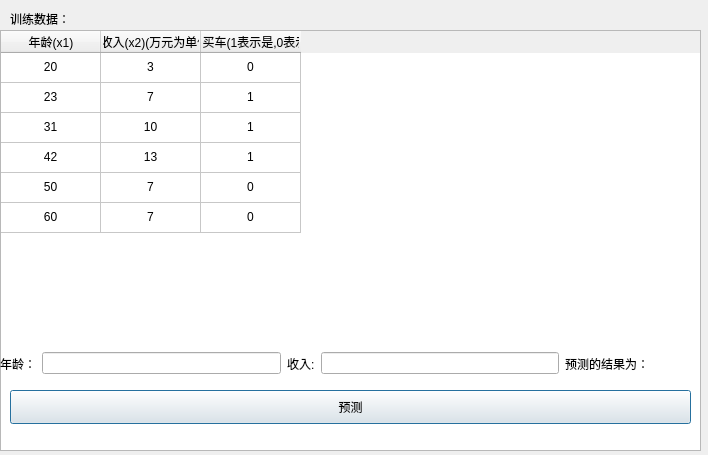
<?xml version="1.0" encoding="UTF-8"?>
<ui version="4.0">
 <class>Dialog</class>
 <widget class="QDialog" name="Dialog">
  <property name="geometry">
   <rect>
    <x>0</x>
    <y>0</y>
    <width>708</width>
    <height>455</height>
   </rect>
  </property>
  <property name="sizePolicy">
   <sizepolicy hsizetype="Preferred" vsizetype="Expanding">
    <horstretch>20</horstretch>
    <verstretch>0</verstretch>
   </sizepolicy>
  </property>
  <property name="windowTitle">
   <string>Dialog</string>
  </property>
  <property name="sizeGripEnabled">
   <bool>false</bool>
  </property>
  <widget class="QTableWidget" name="tableWidget">
   <property name="geometry">
    <rect>
     <x>0</x>
     <y>30</y>
     <width>701</width>
     <height>421</height>
    </rect>
   </property>
   <property name="sizePolicy">
    <sizepolicy hsizetype="Expanding" vsizetype="Expanding">
     <horstretch>100</horstretch>
     <verstretch>10</verstretch>
    </sizepolicy>
   </property>
   <property name="minimumSize">
    <size>
     <width>100</width>
     <height>0</height>
    </size>
   </property>
   <property name="maximumSize">
    <size>
     <width>741</width>
     <height>16777215</height>
    </size>
   </property>
   <property name="layoutDirection">
    <enum>Qt::LeftToRight</enum>
   </property>
   <property name="lineWidth">
    <number>20</number>
   </property>
   <property name="midLineWidth">
    <number>200</number>
   </property>
   <property name="sizeAdjustPolicy">
    <enum>QAbstractScrollArea::AdjustToContentsOnFirstShow</enum>
   </property>
   <property name="rowCount">
    <number>6</number>
   </property>
   <property name="columnCount">
    <number>3</number>
   </property>
   <attribute name="horizontalHeaderVisible">
    <bool>true</bool>
   </attribute>
   <attribute name="horizontalHeaderCascadingSectionResizes">
    <bool>true</bool>
   </attribute>
   <attribute name="verticalHeaderVisible">
    <bool>false</bool>
   </attribute>
   <row/>
   <row/>
   <row/>
   <row/>
   <row/>
   <row/>
   <column>
    <property name="text">
     <string>年龄(x1)</string>
    </property>
   </column>
   <column>
    <property name="text">
     <string>年收入(x2)(万元为单位)</string>
    </property>
   </column>
   <column>
    <property name="text">
     <string>是否买车(1表示是,0表示否)</string>
    </property>
   </column>
   <item row="0" column="0">
    <property name="text">
     <string>20</string>
    </property>
    <property name="textAlignment">
     <set>AlignCenter</set>
    </property>
    <property name="flags">
     <set>ItemIsSelectable|ItemIsEditable|ItemIsDragEnabled|ItemIsUserCheckable|ItemIsEnabled</set>
    </property>
   </item>
   <item row="0" column="1">
    <property name="text">
     <string>3</string>
    </property>
    <property name="textAlignment">
     <set>AlignCenter</set>
    </property>
   </item>
   <item row="0" column="2">
    <property name="text">
     <string>0</string>
    </property>
    <property name="textAlignment">
     <set>AlignCenter</set>
    </property>
   </item>
   <item row="1" column="0">
    <property name="text">
     <string>23</string>
    </property>
    <property name="textAlignment">
     <set>AlignCenter</set>
    </property>
   </item>
   <item row="1" column="1">
    <property name="text">
     <string>7</string>
    </property>
    <property name="textAlignment">
     <set>AlignCenter</set>
    </property>
   </item>
   <item row="1" column="2">
    <property name="text">
     <string>1</string>
    </property>
    <property name="textAlignment">
     <set>AlignCenter</set>
    </property>
   </item>
   <item row="2" column="0">
    <property name="text">
     <string>31</string>
    </property>
    <property name="textAlignment">
     <set>AlignCenter</set>
    </property>
   </item>
   <item row="2" column="1">
    <property name="text">
     <string>10</string>
    </property>
    <property name="textAlignment">
     <set>AlignCenter</set>
    </property>
   </item>
   <item row="2" column="2">
    <property name="text">
     <string>1</string>
    </property>
    <property name="textAlignment">
     <set>AlignCenter</set>
    </property>
   </item>
   <item row="3" column="0">
    <property name="text">
     <string>42</string>
    </property>
    <property name="textAlignment">
     <set>AlignCenter</set>
    </property>
   </item>
   <item row="3" column="1">
    <property name="text">
     <string>13</string>
    </property>
    <property name="textAlignment">
     <set>AlignCenter</set>
    </property>
   </item>
   <item row="3" column="2">
    <property name="text">
     <string>1</string>
    </property>
    <property name="textAlignment">
     <set>AlignCenter</set>
    </property>
   </item>
   <item row="4" column="0">
    <property name="text">
     <string>50</string>
    </property>
    <property name="textAlignment">
     <set>AlignCenter</set>
    </property>
   </item>
   <item row="4" column="1">
    <property name="text">
     <string>7</string>
    </property>
    <property name="textAlignment">
     <set>AlignCenter</set>
    </property>
   </item>
   <item row="4" column="2">
    <property name="text">
     <string>0</string>
    </property>
    <property name="textAlignment">
     <set>AlignCenter</set>
    </property>
   </item>
   <item row="5" column="0">
    <property name="text">
     <string>60</string>
    </property>
    <property name="textAlignment">
     <set>AlignCenter</set>
    </property>
   </item>
   <item row="5" column="1">
    <property name="text">
     <string>7</string>
    </property>
    <property name="textAlignment">
     <set>AlignCenter</set>
    </property>
   </item>
   <item row="5" column="2">
    <property name="text">
     <string>0</string>
    </property>
    <property name="textAlignment">
     <set>AlignCenter</set>
    </property>
   </item>
  </widget>
  <widget class="QPushButton" name="pushButton_predict">
   <property name="geometry">
    <rect>
     <x>10</x>
     <y>390</y>
     <width>681</width>
     <height>34</height>
    </rect>
   </property>
   <property name="text">
    <string>预测</string>
   </property>
  </widget>
  <widget class="QLabel" name="label">
   <property name="geometry">
    <rect>
     <x>10</x>
     <y>10</y>
     <width>101</width>
     <height>18</height>
    </rect>
   </property>
   <property name="text">
    <string>训练数据：</string>
   </property>
  </widget>
  <widget class="QWidget" name="">
   <property name="geometry">
    <rect>
     <x>0</x>
     <y>350</y>
     <width>649</width>
     <height>27</height>
    </rect>
   </property>
   <layout class="QHBoxLayout" name="horizontalLayout">
    <item>
     <widget class="QLabel" name="label_2">
      <property name="text">
       <string>年龄：</string>
      </property>
     </widget>
    </item>
    <item>
     <widget class="QLineEdit" name="lineEdit_age"/>
    </item>
    <item>
     <widget class="QLabel" name="label_4">
      <property name="text">
       <string>收入:</string>
      </property>
     </widget>
    </item>
    <item>
     <widget class="QLineEdit" name="lineEdit_income"/>
    </item>
    <item>
     <widget class="QLabel" name="res">
      <property name="text">
       <string>预测的结果为：</string>
      </property>
     </widget>
    </item>
   </layout>
  </widget>
 </widget>
 <resources/>
 <connections/>
</ui>
